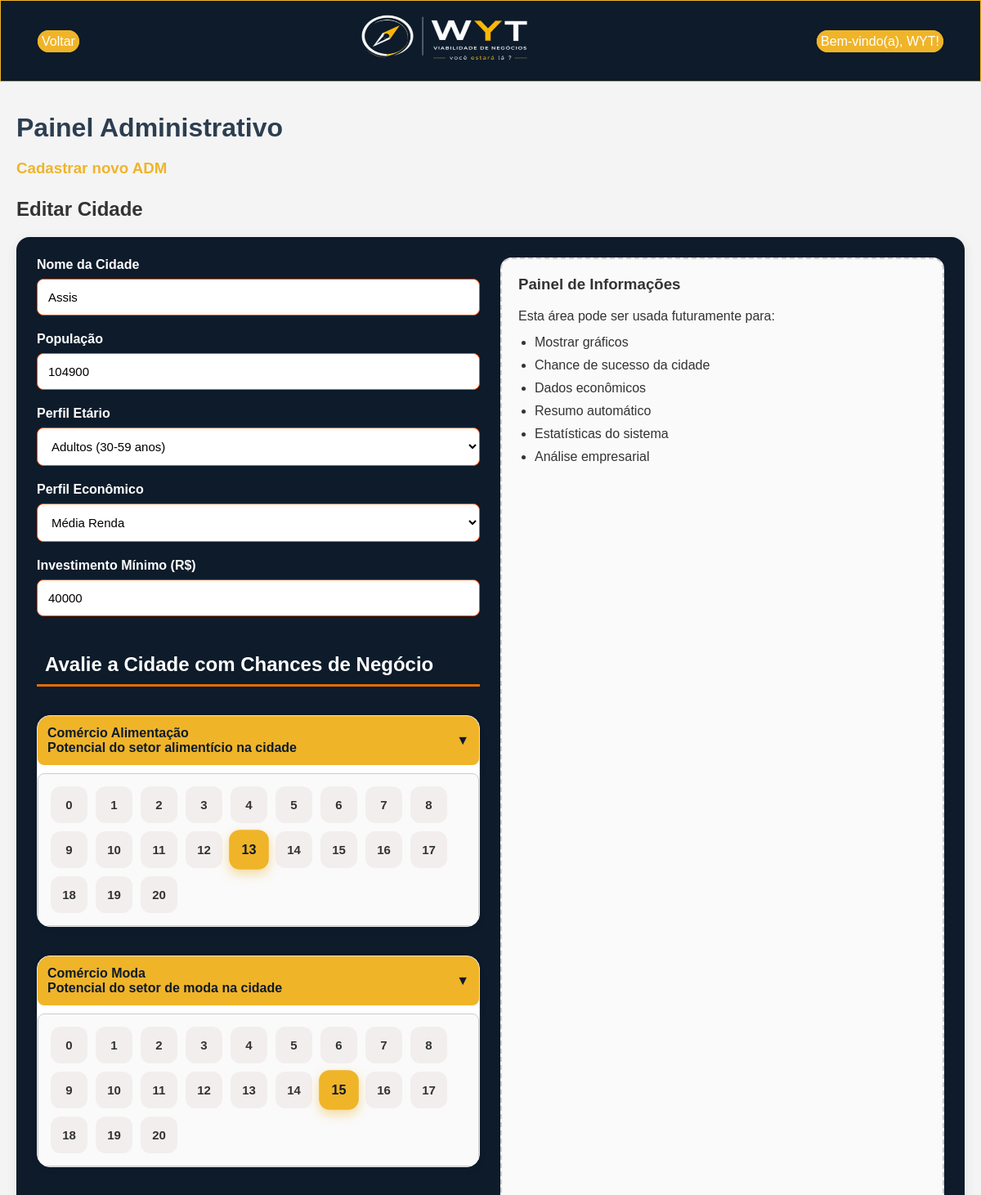
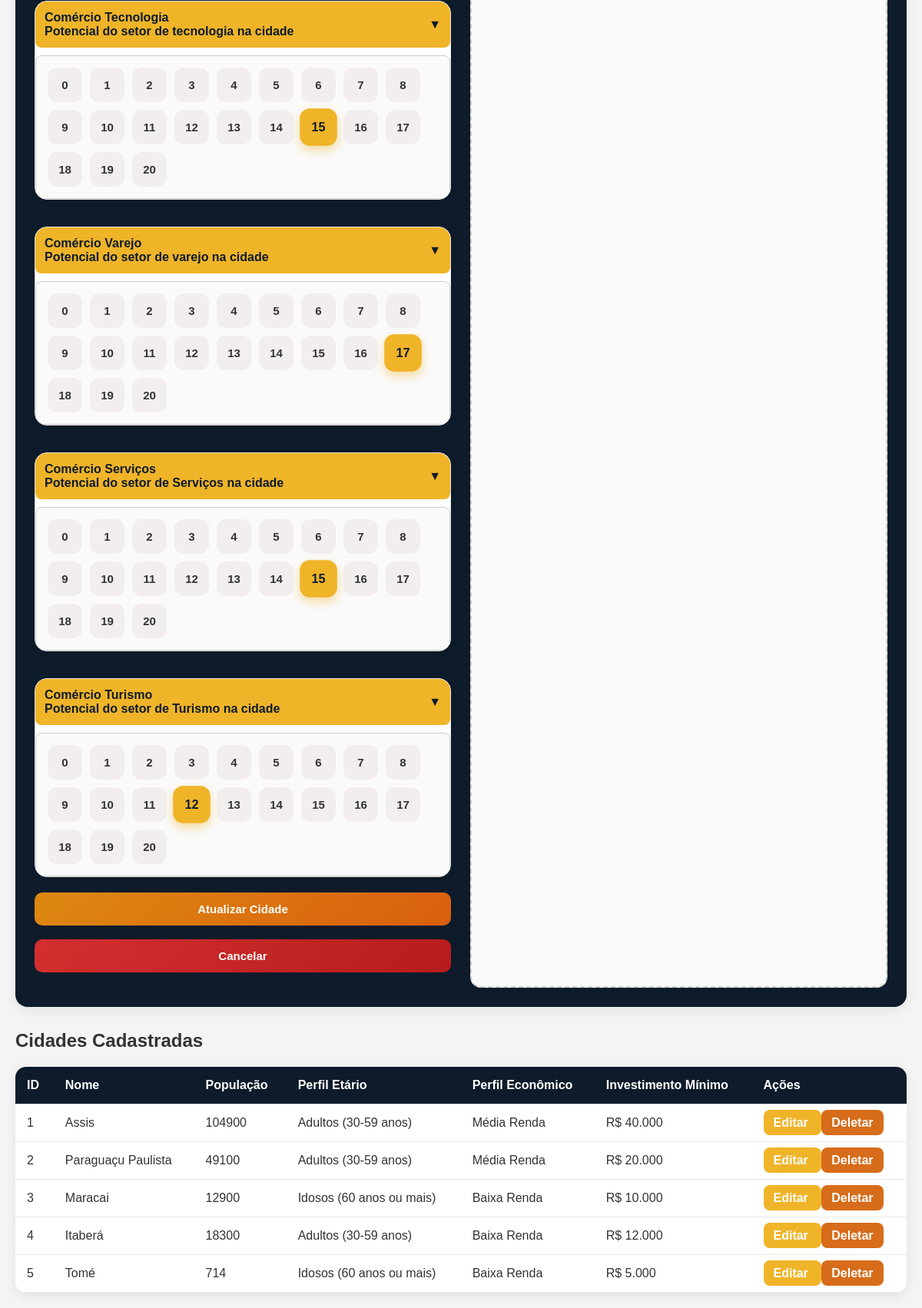
Screenshot of /Pages/adm/index.php?edit=1 (signed in) with the database file from the repository (2 pictures, top to bottom).
### tables this page shows
CREATE TABLE `cidades` (
  `id` int(11) NOT NULL,
  `nome` varchar(255) NOT NULL,
  `populacao_quant` int(11) NOT NULL,
  `perfil_etario` varchar(255) NOT NULL,
  `perfil_economico` varchar(255) NOT NULL,
  `comercio_alimentacao` int(11) NOT NULL,
  `comercio_moda` int(11) NOT NULL,
  `comercio_tecnologia` int(11) NOT NULL,
  `comercio_varejo` int(11) NOT NULL,
  `comercio_servicos` int(11) NOT NULL,
  `comercio_turismo` int(11) NOT NULL,
  `investimento_minimo` int(11) NOT NULL DEFAULT 0
);

### BE/Controller/adm/cidadeC.php (called while the page is built, shortened)
<?php
require_once __DIR__ . '/../../Model/adm/cidadeM.php';
class CidadeController {
    private $model;
    public function __construct() {
        $this->model = new CidadeModel();
    }
    public function index() {
        return $this->model->getAll();
    }
    public function edit($id) {
        return $this->model->getById($id);
    }
}

### BE/Model/adm/cidadeM.php (called while the page is built, shortened)
<?php
require_once __DIR__ . '/../../DB/Database.php';
class CidadeModel {
    private $pdo;
    public function __construct() {
        global $pdo;
        $this->pdo = $pdo;
    }
    public function getAll() {
        $stmt = $this->pdo->query("SELECT * FROM cidades");
        return $stmt->fetchAll(PDO::FETCH_ASSOC);
    }
    public function getById($id) {
        $stmt = $this->pdo->prepare("SELECT * FROM cidades WHERE id = ?");
        $stmt->execute([$id]);
        return $stmt->fetch(PDO::FETCH_ASSOC);
    }
}

### Pages/adm/index.php (the view, shortened to what this page needs)
<?php
require_once __DIR__ . '/../../BE/Controller/adm/cidadeC.php';
$controller = new CidadeController();
$cidadeEdit = null;
if (isset($_GET['edit'])) {
    $cidadeEdit = $controller->edit($_GET['edit']);
}
$cidades = $controller->index();
?>
<!DOCTYPE html>
<html lang="pt-br">
<head>
    <link rel="stylesheet" href="../../CSS/index.css">
</head>
<body>
    <nav class="nav1">
        <header>
            <p><a href="http://localhost/viabilidade-wyt/index.php">Voltar</a></p>
            <img width="100" height="100" src="../../img/logo.png" alt="Logo" class="logo">
            <?php
            if (isset($_SESSION['empresa_id'])) {
                echo "<p><a href='../../Pages/perfilUsuarios.php?id=" . $_SESSION['empresa_id'] . "'>Bem-vindo(a), " . $_SESSION['nome'] . "!</a></p>";
            } elseif (!isset($_SESSION['empresa_id'])) {
                echo "<p><a href='../../Pages/cadastroEMPRESA.php'><strong>Cadastre-se</strong></a></p> <p>ou</p> <p><a href='../../Pages/login.php'><strong>Faça login</strong></a></p>";
            }
            ?>
        </header>
    </nav>
<div class="container">
<br>
    <h1>Painel Administrativo</h1>
    <h3><a href="../cadastroEMPRESA.php?cargo=ADM">Cadastrar novo ADM</a></h3>
    <h2>
        <?= isset($cidadeEdit) && $cidadeEdit ? 'Editar Cidade' : 'Criar Nova Cidade' ?>
    </h2>
    <form method="POST">
        <div class="form-container">
            <div class="form-left">
                <div class="form-group">
                    <label>Nome da Cidade</label>
                    <input
                        type="text"
                        name="nome"
                        value="<?= htmlspecialchars($cidadeEdit['nome'] ?? '') ?>"
                        required>
                </div>
                <div class="form-group">
                    <label>População</label>
                    <input
                        type="number"
                        name="populacao"
                        min="1000"
                        max="5000000"
                        placeholder="0000000"
                        value="<?= htmlspecialchars($cidadeEdit['populacao_quant'] ?? '') ?>">
                    </div>
                <div class="form-group">
                    <label>Perfil Etário</label>
                    <select name="perfil_etario">
                        <option value="Adultos (30-59 anos)"
                            <?= (($cidadeEdit['perfil_etario'] ?? '') == 'Adultos (30-59 anos)') ? 'selected' : '' ?>>
                            Adultos (30-59 anos)
                        </option>
                    </select>
                </div>
                <div class="form-group">
                    <label>Perfil Econômico</label>
                    <select name="perfil_economico">
                        <option value="Média Renda" <?= (($cidadeEdit['perfil_economico'] ?? '') == 'Média Renda') ? 'selected' : '' ?>>
                            Média Renda
                        </option>
                    </select>
                </div>
                <div class="form-group">
                    <label>Investimento Mínimo (R$)</label>
                    <input
                        type="number"
                        name="investimento_minimo"
                        min="1000"
                        step="1000"
                        placeholder="Ex: 50000"
                        value="<?= htmlspecialchars($cidadeEdit['investimento_minimo'] ?? '') ?>"
                        required>
                </div>
 <h2 style="background: #0d1b2a; color: white; padding: 10px;">Avalie a Cidade com Chances de Negócio</h2>
<div name=" GERAL ">
    <div class="business-section">
        <div class="score-card">
            <button
                type="button"
                class="toggle-btn"
                onclick="toggleBox('alimentacao-box')">
                <div>
                    Comércio Alimentação
                    <div class="score-subtitle">
                        Potencial do setor alimentício na cidade
                    </div>
                </div>
                <span>▼</span>
            </button>
            <div id="alimentacao-box" class="hidden-box">
                <?php for ($i = 0; $i <= 20; $i++): ?>
                    <label class="radio-item">
                        <span><?= $i ?></span>
                    </label>
                <?php endfor; ?>
            </div>
        </div>
    </div>
    <div class="business-section">
        <div class="score-card">
            <button
                type="button"
                class="toggle-btn"
                onclick="toggleBox('moda-box')">
                <div>
                    Comércio Moda
                    <div class="score-subtitle">
                        Potencial do setor de moda na cidade
                    </div>
                </div>
                <span>▼</span>
            </button>
            <div id="moda-box" class="hidden-box">
                <?php for ($i = 0; $i <= 20; $i++): ?>
                    <label class="radio-item">
                        <span><?= $i ?></span>
                    </label>
                <?php endfor; ?>
            </div>
        </div>
    </div>
    <div class="business-section">
        <div class="score-card">
            <button
                type="button"
                class="toggle-btn"
                onclick="toggleBox('tecnologia-box')">
                <div>
                    Comércio Tecnologia
                    <div class="score-subtitle">
                        Potencial do setor de tecnologia na cidade
                    </div>
                </div>
                <span>▼</span>
            </button>
            <div id="tecnologia-box" class="hidden-box">
                <?php for ($i = 0; $i <= 20; $i++): ?>
                    <label class="radio-item">
                        <span><?= $i ?></span>
                    </label>
                <?php endfor; ?>
            </div>
        </div>
    </div>
    <div class="business-section">
        <div class="score-card">
            <button
                type="button"
                class="toggle-btn"
                onclick="toggleBox('varejo-box')">
                <div>
                    Comércio Varejo
                    <div class="score-subtitle">
                        Potencial do setor de varejo na cidade
                    </div>
                </div>
                <span>▼</span>
            </button>
            <div id="varejo-box" class="hidden-box">
                <?php for ($i = 0; $i <= 20; $i++): ?>
                    <label class="radio-item">
                        <span><?= $i ?></span>
                    </label>
                <?php endfor; ?>
            </div>
        </div>
    </div>
    <div class="business-section">
        <div class="score-card">
            <button
                type="button"
                class="toggle-btn"
                onclick="toggleBox('servicos-box')">
                <div>
                    Comércio Serviços
                    <div class="score-subtitle">
                        Potencial do setor de Serviços na cidade
                    </div>
                </div>
                <span>▼</span>
            </button>
            <div id="servicos-box" class="hidden-box">
                <?php for ($i = 0; $i <= 20; $i++): ?>
                    <label class="radio-item">
                        <span><?= $i ?></span>
                    </label>
                <?php endfor; ?>
            </div>
        </div>
    </div>
    <div class="business-section">
        <div class="score-card">
            <button
                type="button"
                class="toggle-btn"
                onclick="toggleBox('turismo-box')">
                <div>
                    Comércio Turismo
                    <div class="score-subtitle">
                        Potencial do setor de Turismo na cidade
                    </div>
                </div>
                <span>▼</span>
            </button>
            <div id="turismo-box" class="hidden-box">
                <?php for ($i = 0; $i <= 20; $i++): ?>
                    <label class="radio-item">
                        <span><?= $i ?></span>
                    </label>
                <?php endfor; ?>
            </div>
        </div>
    </div>
</div>
                <div class="form-group">
                    <?php if (isset($cidadeEdit) && $cidadeEdit): ?>
                        <button type="submit" name="update">Atualizar Cidade</button>
                       <br>
                        <button type="button" name="cancel" onclick="window.location.href='index.php'" >Cancelar</button>
                    <?php else: ?>
                        <button type="submit" name="create">Criar Cidade</button>
                    <?php endif; ?>
                </div>
            </div>
            <div class="form-right">
                <div class="info-box">
                    <h3>Painel de Informações</h3>
                    <p>
                        Esta área pode ser usada futuramente para:
                    </p>
                    <ul>
                        <li>Mostrar gráficos</li>
                        <li>Chance de sucesso da cidade</li>
                        <li>Dados econômicos</li>
                        <li>Resumo automático</li>
                        <li>Estatísticas do sistema</li>
                        <li>Análise empresarial</li>
                    </ul>
                </div>
            </div>
        </div>
    </form>
    <h2>Cidades Cadastradas</h2>
    <?php if (!empty($cidades)): ?>
        <table>
            <thead>
                <tr>
                    <th>ID</th>
                    <th>Nome</th>
                    <th>População</th>
                    <th>Perfil Etário</th>
                    <th>Perfil Econômico</th>
                    <th>Investimento Mínimo</th>
                    <th>Ações</th>
                </tr>
            </thead>
            <tbody>
                <?php foreach ($cidades as $cidade): ?>
                    <tr>
                        <td><?= htmlspecialchars($cidade['id']) ?></td>
                        <td><?= htmlspecialchars($cidade['nome']) ?></td>
                        <td><?= htmlspecialchars($cidade['populacao_quant']) ?></td>
                        <td><?= htmlspecialchars($cidade['perfil_etario']) ?></td>
                        <td><?= htmlspecialchars($cidade['perfil_economico']) ?></td>
                        <td>R$ <?= htmlspecialchars(number_format($cidade['investimento_minimo'], 0, ',', '.')) ?></td>
                        <td>
                            <a
                                href="?edit=<?= $cidade['id'] ?>"
                                class="btn-edit">
                                Editar
                            </a>
                            <a
                                href="?delete=<?= $cidade['id'] ?>"
                                class="btn-delete"
                                onclick="return confirm('Tem certeza que deseja deletar?');">
                                Deletar
                            </a>
                        </td>
                    </tr>
                <?php endforeach; ?>
            </tbody>
        </table>
    <?php else: ?>
        <p>Nenhuma cidade cadastrada.</p>
    <?php endif; ?>
    </div>
</body>
</html>

### rows the page displays
cidades: nome "Assis", populacao "104900", perfil_etario "Adultos (30-59 anos)", perfil_economico "Média Renda", investimento_minimo "40000", id "1", populacao_quant "104900", investimento_minimo "40.000"
cidades: id "2", nome "Paraguaçu Paulista", populacao_quant "49100", perfil_etario "Adultos (30-59 anos)", perfil_economico "Média Renda", investimento_minimo "20.000"
cidades: id "3", nome "Maracai", populacao_quant "12900", perfil_etario "Idosos (60 anos ou mais)", perfil_economico "Baixa Renda", investimento_minimo "10.000"
cidades: id "4", nome "Itaberá", populacao_quant "18300", perfil_etario "Adultos (30-59 anos)", perfil_economico "Baixa Renda", investimento_minimo "12.000"
cidades: id "5", nome "Tomé", populacao_quant "714", perfil_etario "Idosos (60 anos ou mais)", perfil_economico "Baixa Renda", investimento_minimo "5.000"

### other values shown
$_SESSION['nome'] "WYT"
